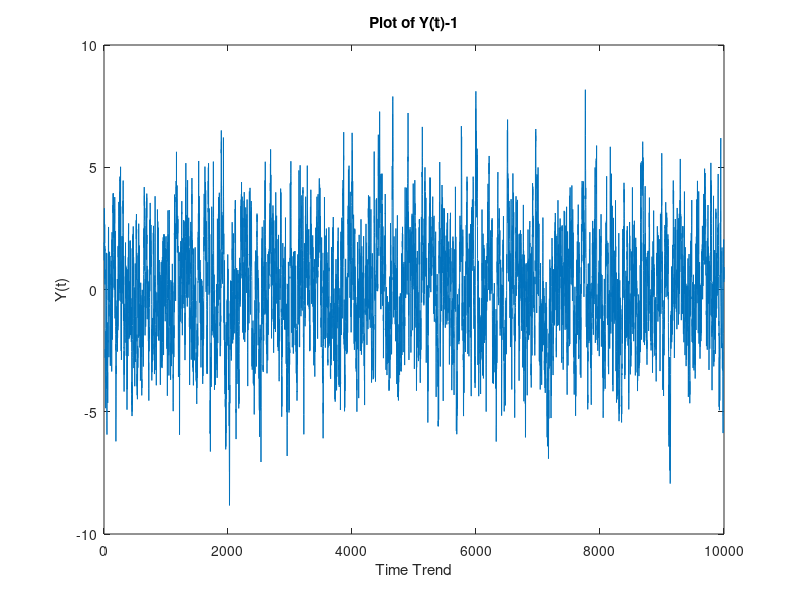
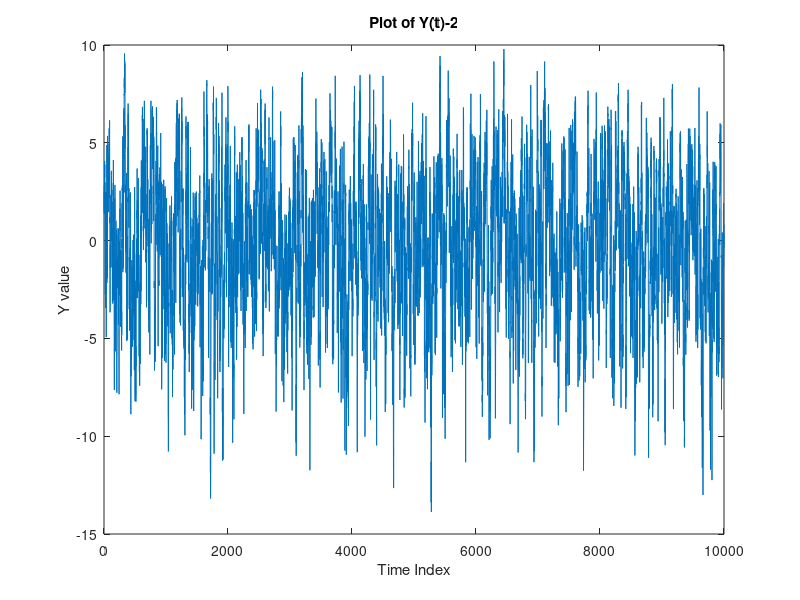

MATLAB code for these plots, in order: (Note: this script raises an error after producing the figures.)
% Question 2.a
% Set T 
T=10000;
% Create some pseudo random normal numbers
e=randn(T,1);
Y=zeros(T,1);
% Use initial condition
Y(1)=e(1);
alpha=0.1;
for t=2:T;
  Y(t)=(1-alpha)*Y(t-1)+e(t);
end
% Plot Y 
plot(Y);
xlabel('Time Trend');
ylabel('Y(t)');
title('Plot of Y(t)-1');
saveas(gcf,'Q2_a.pdf');
% Compute and save kurtosis
ka=kurtosis(Y);


% Question 2.b
%T=10000;
% Create some pseudo random numbers

%rng(0);
e=randn(T,1);
% Initialize a place for Y
Y=zeros(T,1);
% Use initial condition
Y(1)=e(1);
% Loop over t
for t=2:T;
  if(e(t-1) < 0)
    Y(t)=(1-alpha)*Y(t-1)+2*e(t);
  else
    Y(t)=(1-alpha)*Y(t-1)+e(t);
  end
end
% Plot Y
plot(Y);
xlabel('Time Index');
ylabel('Y value');
title('Plot of Y(t)-2');
saveas(gcf,'Q2_b.pdf');
% Compute and save kurtosis
kb=kurtosis(Y);

% Question 2.c
% Print kurtosis values
fprintf(fid, '\r\n\r\nQuestion 2.c\r\n');
fprintf(fid, '\r\nThe kurtosis values for Y(t)--1 is %4.2f and the kurtosis values for Y(t)--1 is %4.2f',ka,kb);
 % fprintf(fid, percentage,ka,kb);
